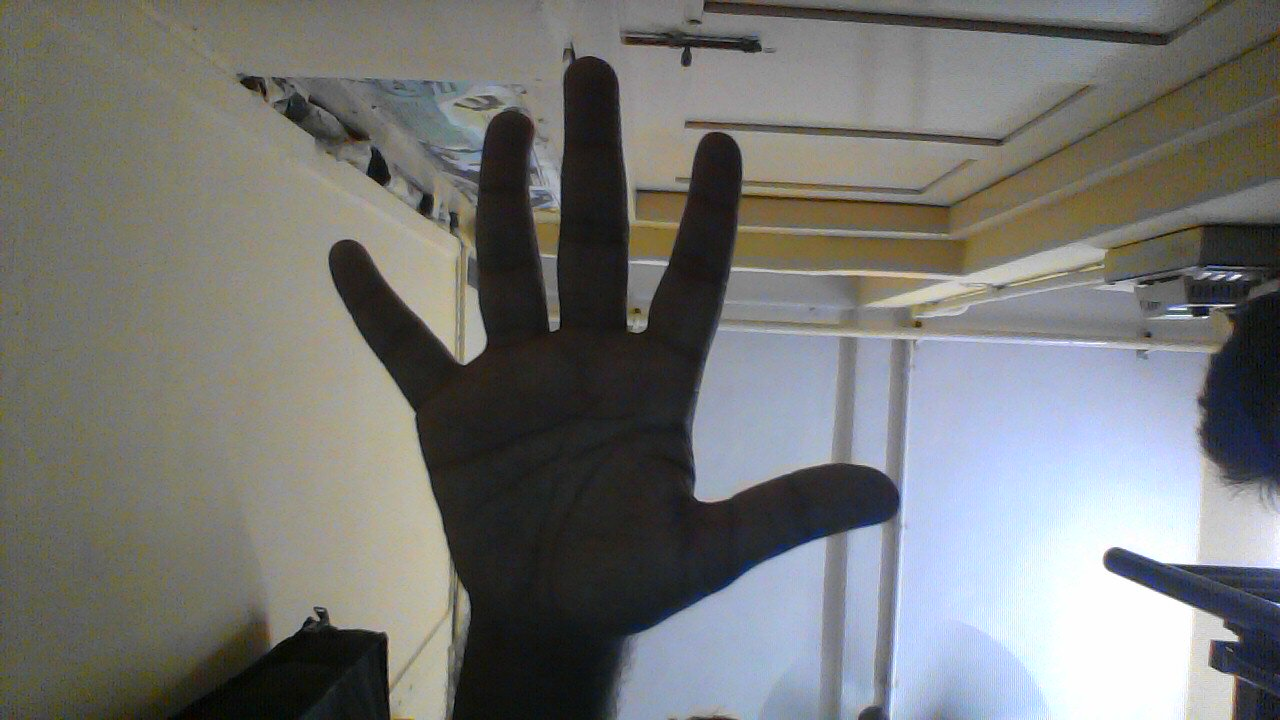
%> input picture 5_fingers.jpg, 1280 x 720 px
$ octave m1.m   (GNU Octave 9; MATLAB toolbox functions it lacks are replaced by stand-ins)
%> lines starting %> are read from the running program, lines starting %| are printed output that depends on the picture; in (x1, y1, x2, y2) boxes, pixels count from 0 and x2, y2 are one past the last pixel; in counts of white or black regions, pixels touching at a corner belong together; the program's own positions count from 1
I = imread('5_fingers.jpg');
%> I is the input picture: size 720x1280x3 uint8; mean R, G, B 117.4, 118.2, 116.1
J = rgb2gray(I);

background = imopen(J,strel('disk',15));
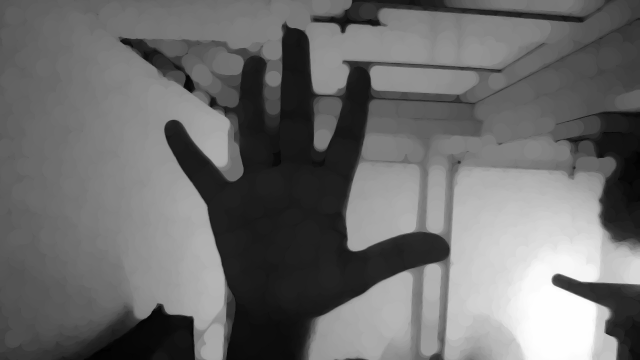
%> background: size 720x1280 uint8 (shown at 1/2 size); min 0, max 254, mean 108.1
I2 = J + background;

I3 = imadjust(I2);
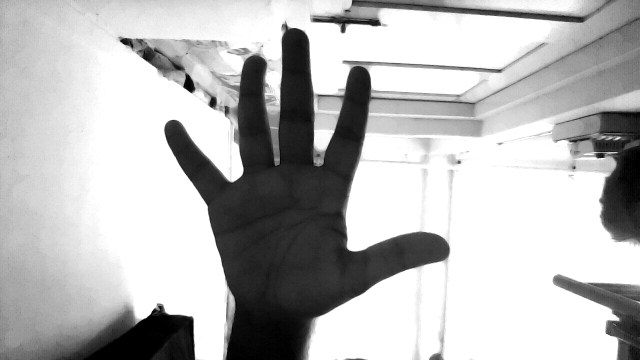
%> I3: size 720x1280 uint8 (shown at 1/2 size); min 0, max 255, mean 184.4

level=70/255;
max_area = 10000;
bw = im2bw(I3,level);
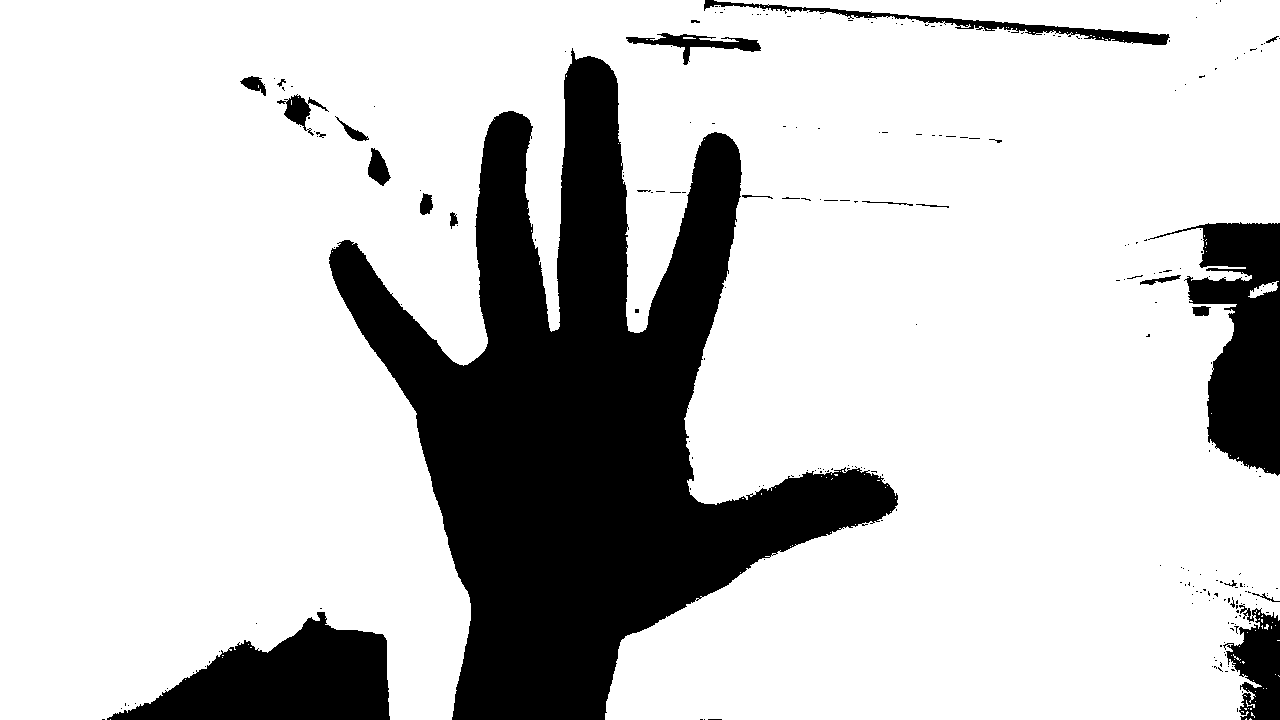
%> bw: size 720x1280 logical; 79.1% white; 252 black regions (225 under 20 px), largest, box (x1, y1, x2, y2) and area: (329, 48, 898, 720) 147664, (107, 612, 390, 720) 17349, (1148, 222, 1280, 476) 16007
wb= imcomplement(bw);
wb=bwareaopen(wb,max_area);
%> wb: size 720x1280 logical; 19.6% white; 3 white regions
%figure;imshow(bw);
cc=bwconncomp(wb);
%> cc = 3 connected components
graindata = regionprops(cc);
%> graindata = 3 regions; box (x1, y1, x2, y2), Area and Centroid: (329, 48, 898, 720) 147664 [582.8 424.7], (107, 612, 390, 720) 17349 [285.4 682.1], (1148, 222, 1280, 476) 16007 [1245.3 343.1]
area1=[graindata.Area];
%> area1 = [17349 147664 16007]
area1
%> area1 = [17349 147664 16007]
if cc.NumObjects>1
    max_area=max(area1)-1000;
%> max_area = 146664
    wb=bwareaopen(wb,max_area);
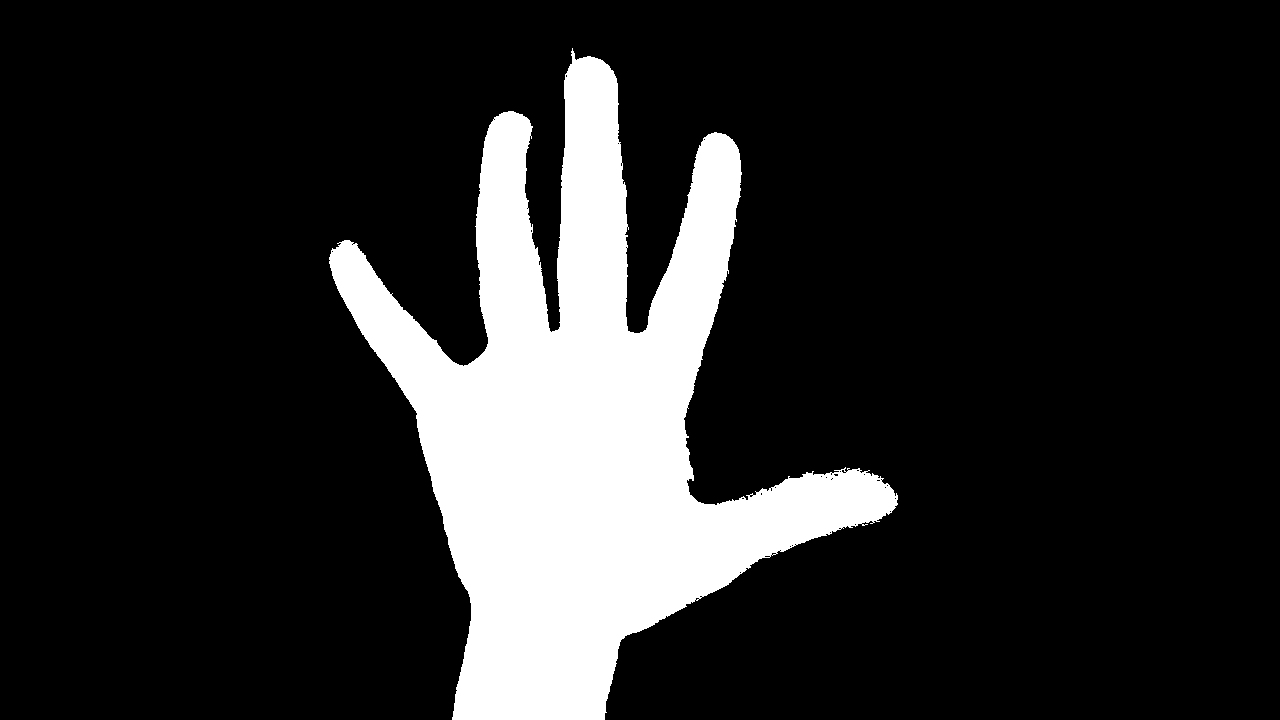
%> wb: size 720x1280 logical; 16% white; 1 white region
    cc=bwconncomp(wb);
%> cc = 1 connected component
    %cc.NumObjects
end
graindata = regionprops(cc);
%> graindata = 1 region; box (x1, y1, x2, y2), Area and Centroid: (329, 48, 898, 720) 147664 [582.8 424.7]
area1=[graindata.Area];
%> area1 = 147664
centroid = graindata.Centroid
%> centroid = [582.8 424.7]
imshow(wb);

cc.NumObjects;

$ run again, with 3_fingers.jpg copied over 5_fingers.jpg
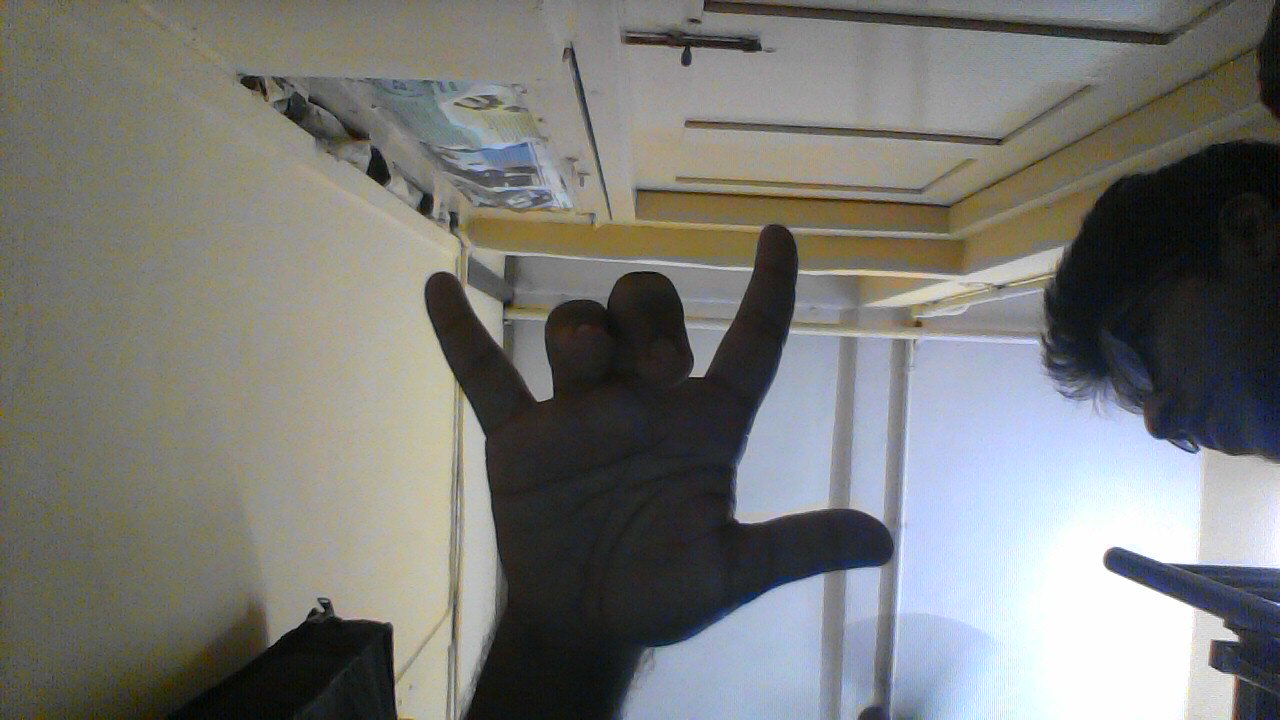
%> input picture 3_fingers.jpg, 1280 x 720 px
%> I is the input picture: size 720x1280x3 uint8; mean R, G, B 120.8, 121.4, 118
%> `bw = im2bw(I3,level);`:
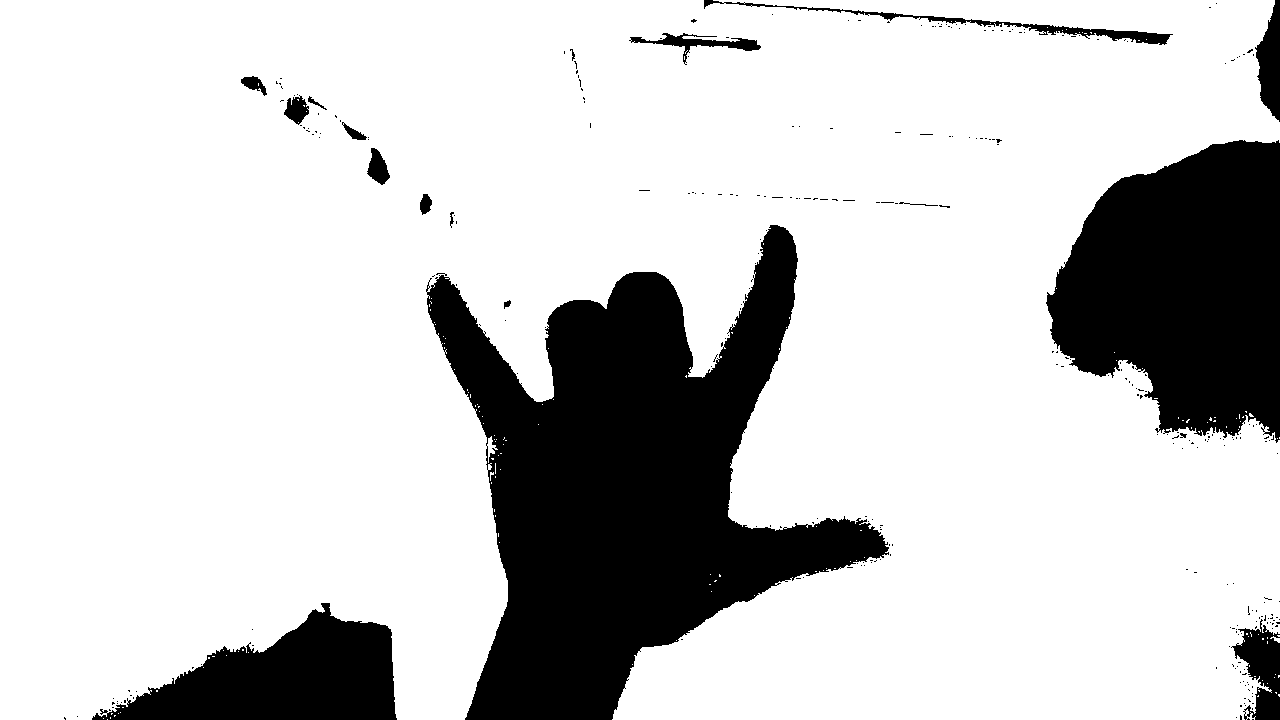
%> bw: size 720x1280 logical; 79.7% white; 308 black regions (290 under 20 px), largest, box (x1, y1, x2, y2) and area: (426, 225, 889, 720) 106265, (1046, 140, 1280, 443) 51295, (92, 603, 397, 720) 19585
%> `cc=bwconncomp(wb);`: cc = 3 connected components
%> `graindata = regionprops(cc);`: graindata = 3 regions; box (x1, y1, x2, y2), Area and Centroid: (426, 225, 889, 720) 106265 [626 487.8], (1046, 140, 1280, 443) 51295 [1184.7 288.1], (92, 603, 397, 720) 19585 [285 679.9]
%> `area1=[graindata.Area];`: area1 = [19585 106265 51295]
%> max_area = 105265
%> `wb=bwareaopen(wb,max_area);`:
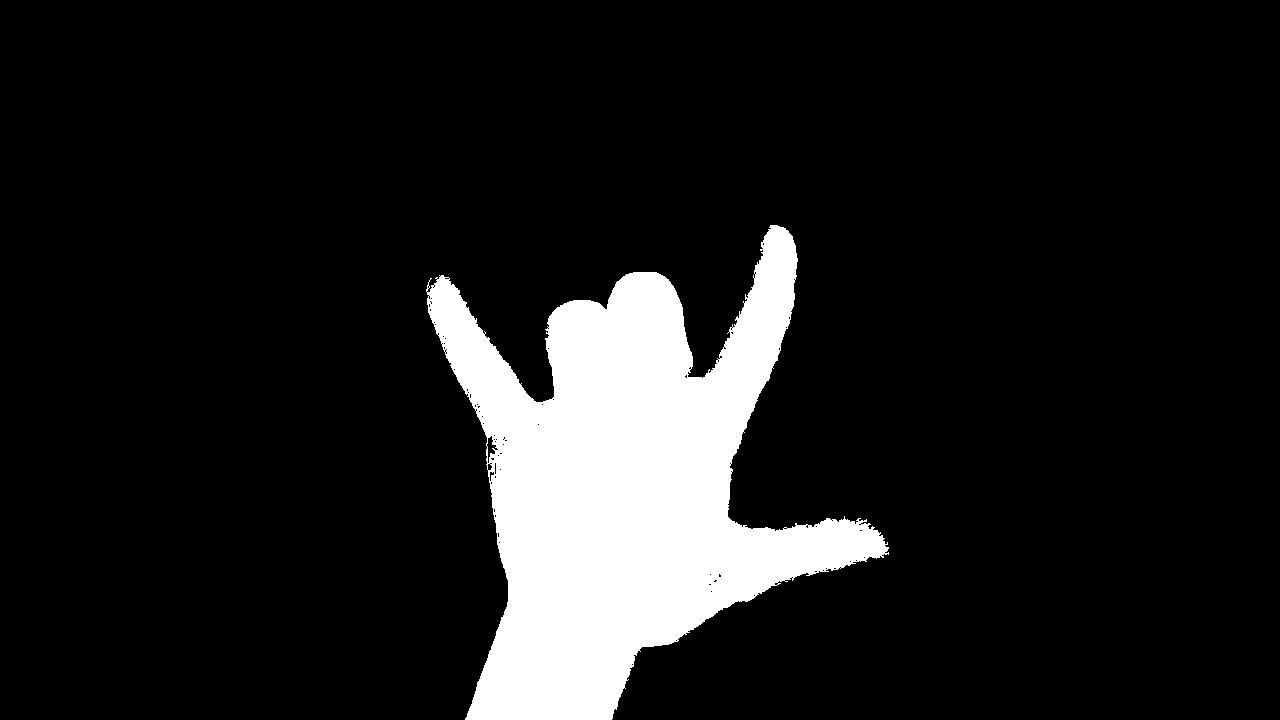
%> wb: size 720x1280 logical; 11.5% white; 1 white region
%> `cc=bwconncomp(wb);`: cc = 1 connected component
%> `graindata = regionprops(cc);`: graindata = 1 region; box (x1, y1, x2, y2), Area and Centroid: (426, 225, 889, 720) 106265 [626 487.8]
%> `area1=[graindata.Area];`: area1 = 106265
%> centroid = [626 487.8]

$ run again, with 4_fingers.jpg copied over 5_fingers.jpg
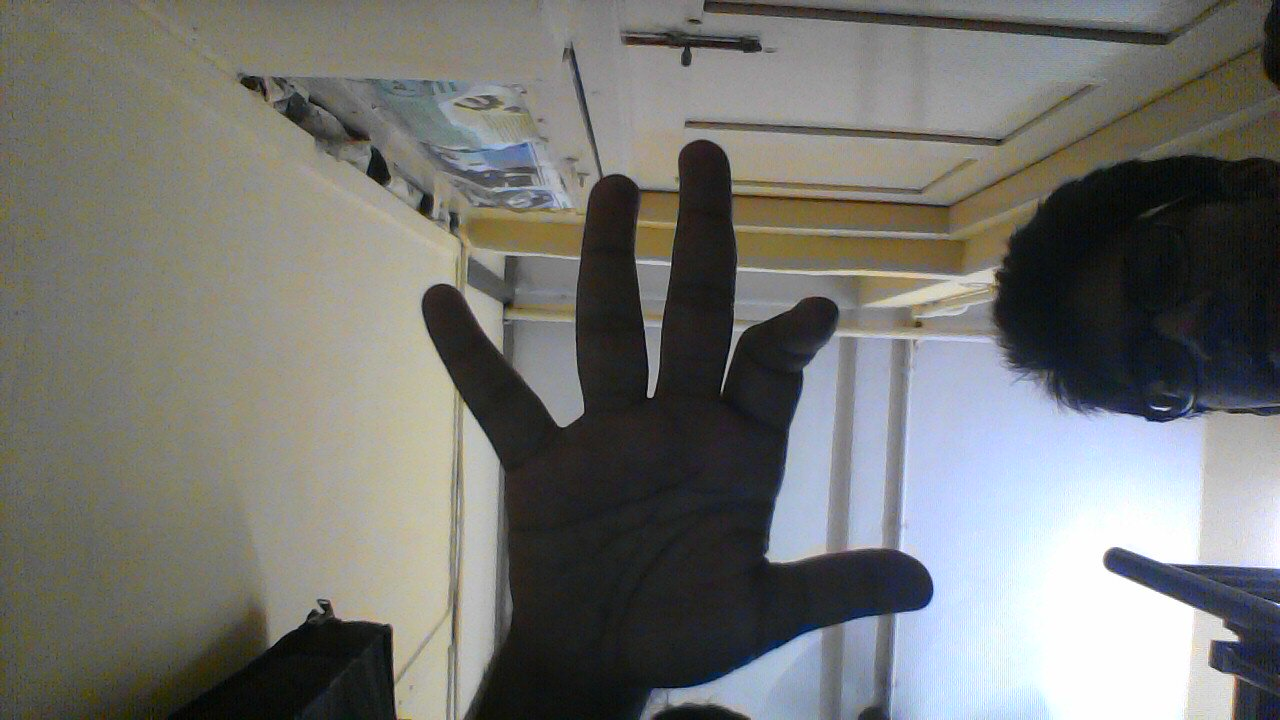
%> input picture 4_fingers.jpg, 1280 x 720 px
%> I is the input picture: size 720x1280x3 uint8; mean R, G, B 116.1, 116.6, 113
%> `bw = im2bw(I3,level);`:
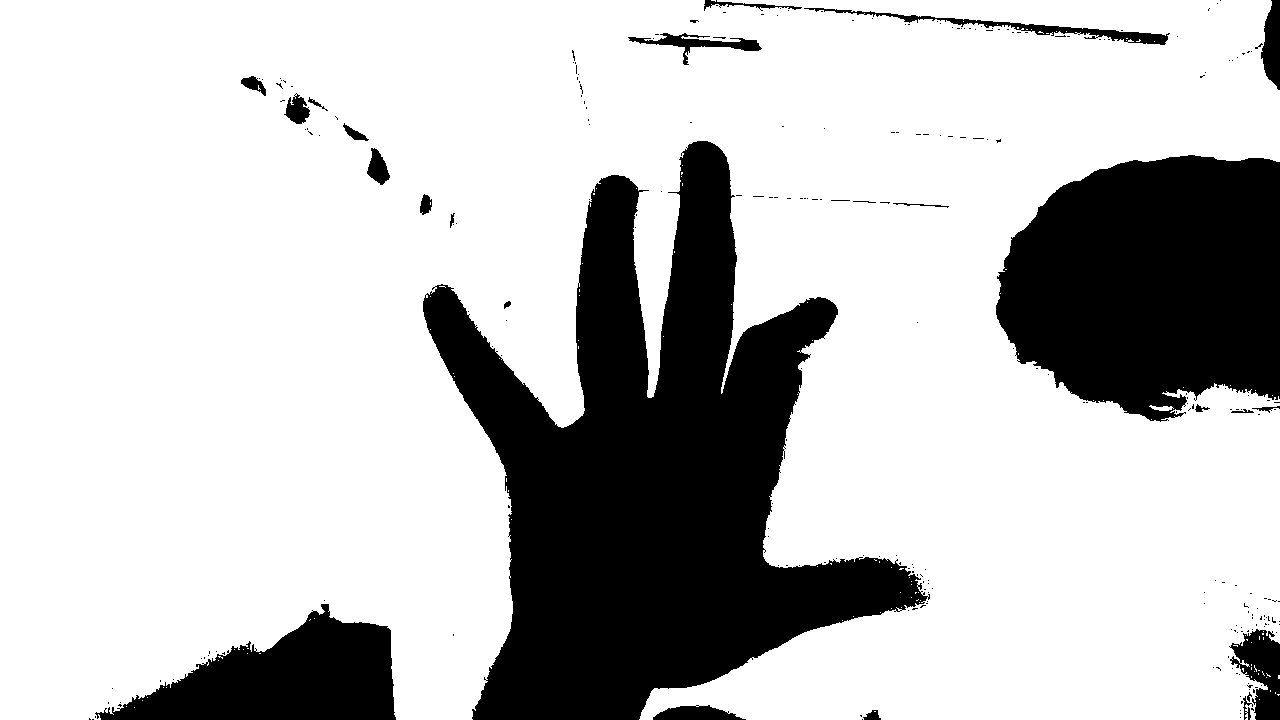
%> bw: size 720x1280 logical; 75.9% white; 263 black regions (238 under 20 px), largest, box (x1, y1, x2, y2) and area: (423, 141, 930, 720) 131963, (996, 155, 1280, 422) 60245, (95, 604, 396, 720) 19159
%> `cc=bwconncomp(wb);`: cc = 3 connected components
%> `graindata = regionprops(cc);`: graindata = 3 regions; box (x1, y1, x2, y2), Area and Centroid: (423, 141, 930, 720) 131963 [652.1 478.2], (996, 155, 1280, 422) 60245 [1152.6 283.4], (95, 604, 396, 720) 19159 [285.4 680.3]
%> `area1=[graindata.Area];`: area1 = [19159 131963 60245]
%> max_area = 130963
%> `wb=bwareaopen(wb,max_area);`:
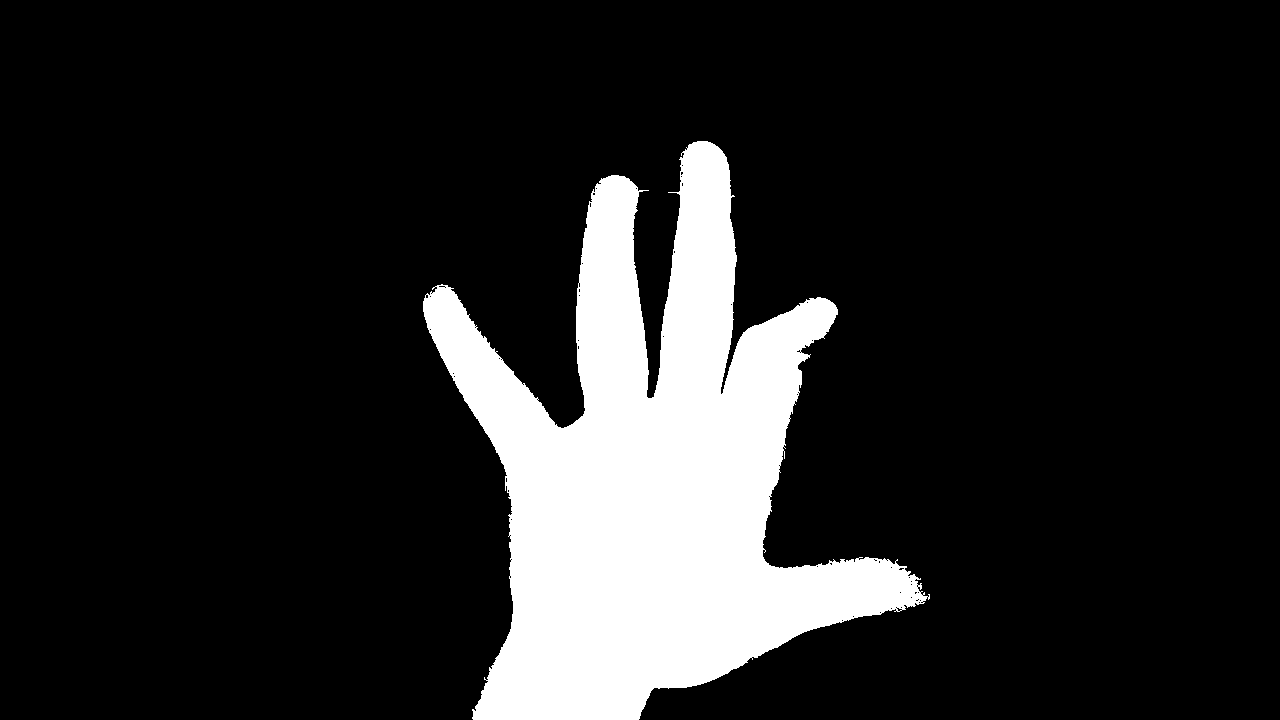
%> wb: size 720x1280 logical; 14.3% white; 1 white region
%> `cc=bwconncomp(wb);`: cc = 1 connected component
%> `graindata = regionprops(cc);`: graindata = 1 region; box (x1, y1, x2, y2), Area and Centroid: (423, 141, 930, 720) 131963 [652.1 478.2]
%> `area1=[graindata.Area];`: area1 = 131963
%> centroid = [652.1 478.2]
